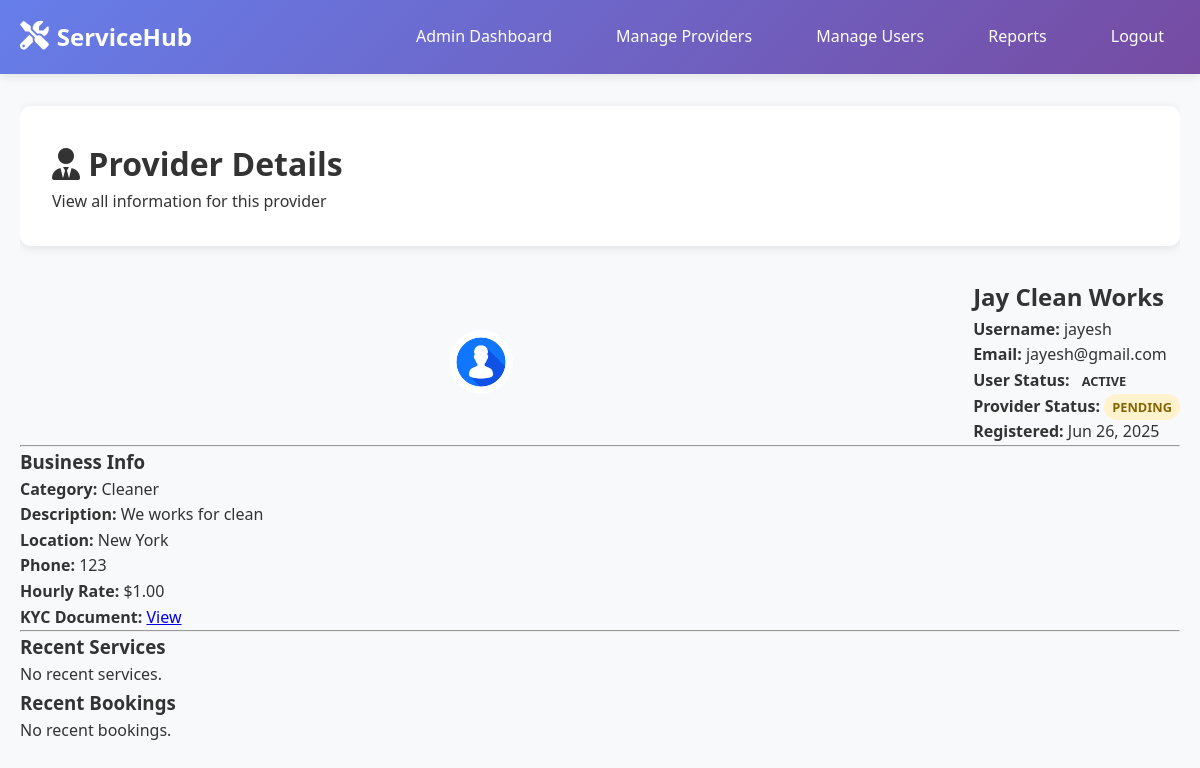
Page /admin/provider-details.php?id=5 (signed in) on the earlier database version.
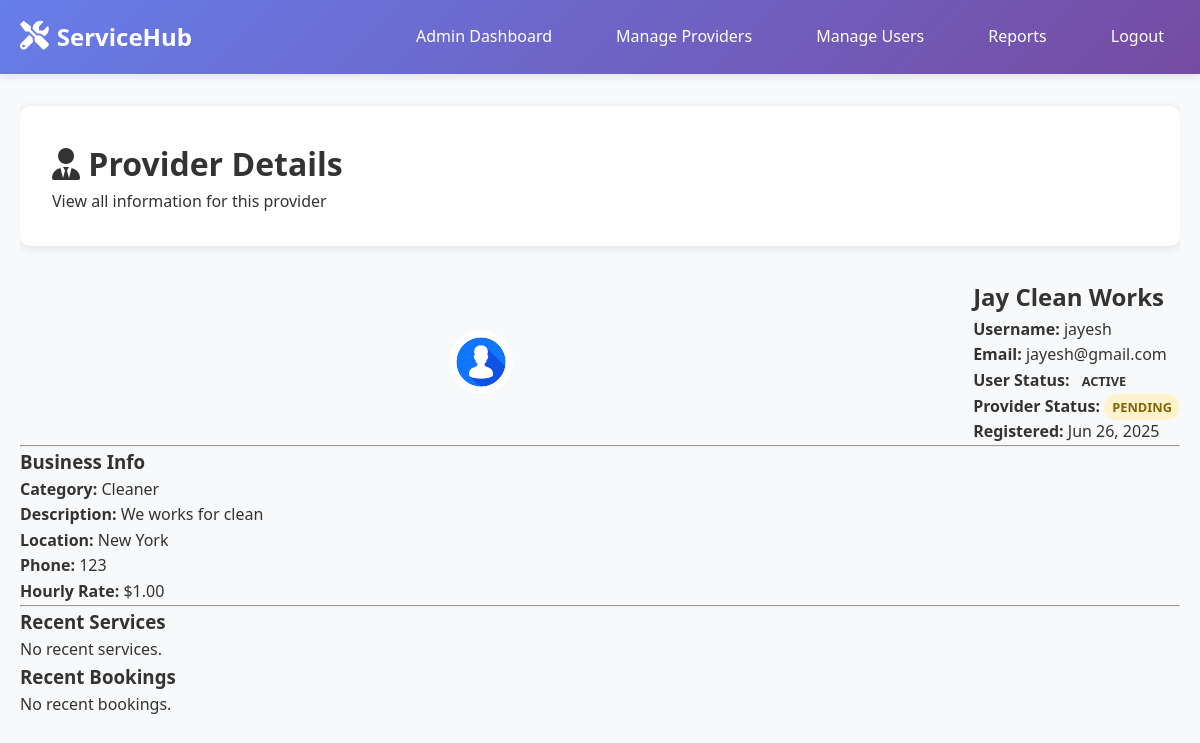
Same page on the later database version.
### admin/provider-details.php (the view, shortened to what the changed rows need)
<?php
require_once '../config/database.php';
$provider_id = isset($_GET['id']) ? intval($_GET['id']) : 0;
$provider_query = "SELECT p.*, u.username, u.email, u.status as user_status, u.profile_image FROM providers p JOIN users u ON p.user_id = u.id WHERE p.id = ?";
$provider_stmt = mysqli_prepare($conn, $provider_query);
mysqli_stmt_bind_param($provider_stmt, 'i', $provider_id);
mysqli_stmt_execute($provider_stmt);
$provider_result = mysqli_stmt_get_result($provider_stmt);
$provider = mysqli_fetch_assoc($provider_result);
?>
<!DOCTYPE html>
<html lang="en">
<head>
    <link rel="stylesheet" href="../assets/css/style.css">
    <link href="https://cdnjs.cloudflare.com/ajax/libs/font-awesome/6.0.0/css/all.min.css" rel="stylesheet">
</head>
<body>
    <div class="container">
        <div class="dashboard">
            <div class="dashboard-header">
                <h1><i class="fas fa-user-tie"></i> Provider Details</h1>
            </div>
            <div class="content-card">
                <div style="display:flex;align-items:center;gap:2rem;">
                    <div>
                        <h2><?php echo htmlspecialchars($provider['business_name']); ?></h2>
                    </div>
                </div>
                <?php if ($provider['kyc_document']): ?>
                    <p><strong>KYC Document:</strong> <a href="../uploads/kyc/<?php echo htmlspecialchars($provider['kyc_document']); ?>" target="_blank">View</a></p>
                <?php endif; ?>
            </div>
        </div>
    </div>
</body>
</html>

Differences in the rows shown:
changed providers "Jay Clean Works": kyc_document "waf1o8Efh0.png" → empty (drawn)
Other differences:
text no longer shown: "KYC Document: View"
